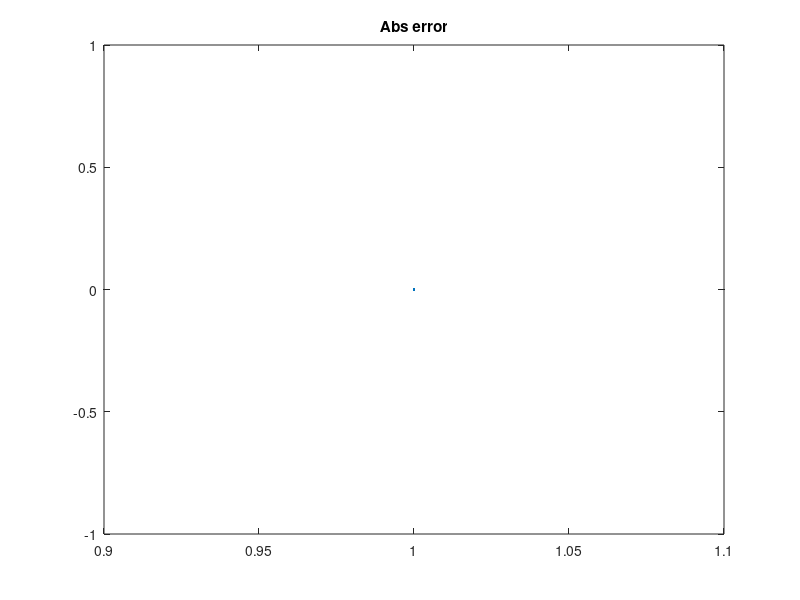
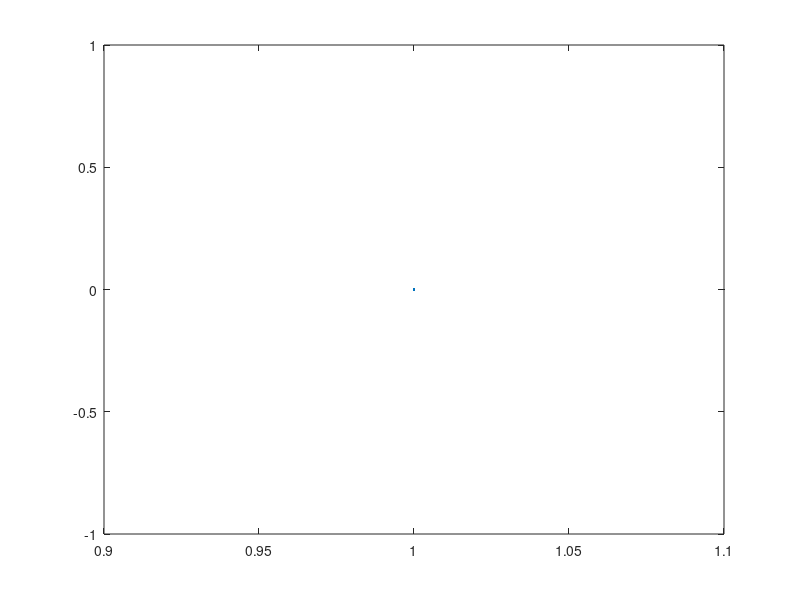

MATLAB code for these plots, in order:
a=input('Give the starting interval:');
b=input('Give the end interval:');
c=input('Acceptable error:');
d=input('Max number of iteration:');
f=@(x)exp(x)-sin(x);
rootFound=0;
hv=ones(d);
for k=1:d
    if rootFound==0
   e=(a+b)/2;
   if sign(f(a))~=sign(f(e))
       b=e;
       diff=abs(f(a)-f(e));
   else
       a=e;
       diff=abs(f(b)-f(e));
   end
   hv(k)=e;
   if diff<=c
     fprintf('The roots is %.3f',e);
     rootFound=1;
     break
   end
    end
end

abserror= abs(e - hv(1:k));
figure (1)
plot(1:k,abserror(:));
title('Abs error');
figure (2)
relativeerror=abs(abserror./e);
title('Relative error');
plot(1:k,relativeerror);

 fid = fopen('bisection.txt','w');
 fprintf(fid,'Iteration  Prediction  AbsError RelError\n' );
 for i = 1:k
     fprintf(fid,'%d         %.5f         %.5f       %.5f\n',i,hv(i),abserror(i),relativeerror(i));
 end
 fclose(fid);